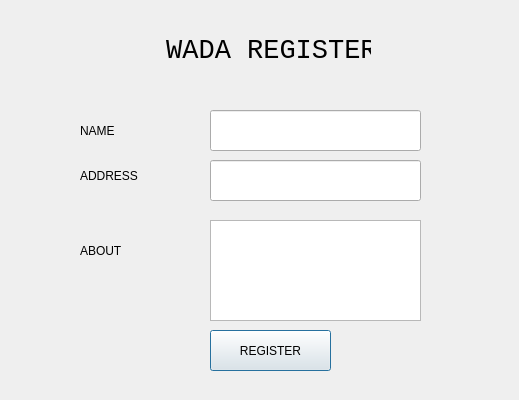
<?xml version="1.0" encoding="UTF-8"?>
<ui version="4.0">
 <class>Dialog</class>
 <widget class="QDialog" name="Dialog">
  <property name="geometry">
   <rect>
    <x>0</x>
    <y>0</y>
    <width>519</width>
    <height>400</height>
   </rect>
  </property>
  <property name="windowTitle">
   <string>REGISTER</string>
  </property>
  <widget class="QLineEdit" name="wada_address">
   <property name="geometry">
    <rect>
     <x>210</x>
     <y>160</y>
     <width>211</width>
     <height>41</height>
    </rect>
   </property>
  </widget>
  <widget class="QPushButton" name="pushButton">
   <property name="geometry">
    <rect>
     <x>210</x>
     <y>330</y>
     <width>121</width>
     <height>41</height>
    </rect>
   </property>
   <property name="text">
    <string>REGISTER</string>
   </property>
  </widget>
  <widget class="QLineEdit" name="wada_name">
   <property name="geometry">
    <rect>
     <x>210</x>
     <y>110</y>
     <width>211</width>
     <height>41</height>
    </rect>
   </property>
  </widget>
  <widget class="QTextEdit" name="wada_info">
   <property name="geometry">
    <rect>
     <x>210</x>
     <y>220</y>
     <width>211</width>
     <height>101</height>
    </rect>
   </property>
  </widget>
  <widget class="QLabel" name="label">
   <property name="geometry">
    <rect>
     <x>80</x>
     <y>120</y>
     <width>101</width>
     <height>21</height>
    </rect>
   </property>
   <property name="text">
    <string>NAME</string>
   </property>
  </widget>
  <widget class="QLabel" name="label_2">
   <property name="geometry">
    <rect>
     <x>80</x>
     <y>160</y>
     <width>81</width>
     <height>31</height>
    </rect>
   </property>
   <property name="text">
    <string>ADDRESS</string>
   </property>
  </widget>
  <widget class="QLabel" name="label_3">
   <property name="geometry">
    <rect>
     <x>80</x>
     <y>230</y>
     <width>81</width>
     <height>41</height>
    </rect>
   </property>
   <property name="text">
    <string>ABOUT</string>
   </property>
  </widget>
  <widget class="QLabel" name="label_4">
   <property name="geometry">
    <rect>
     <x>150</x>
     <y>20</y>
     <width>221</width>
     <height>61</height>
    </rect>
   </property>
   <property name="font">
    <font>
     <family>Consolas</family>
     <pointsize>20</pointsize>
    </font>
   </property>
   <property name="text">
    <string> WADA REGISTER</string>
   </property>
  </widget>
 </widget>
 <resources/>
 <connections/>
</ui>
